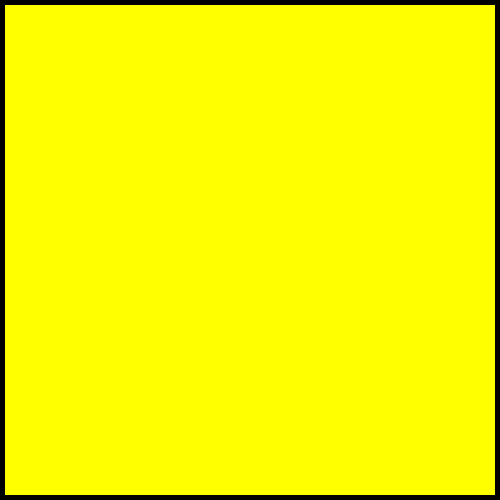
Frame 1 (no input)
Frame 60 (no input): identical to frame 1, image omitted
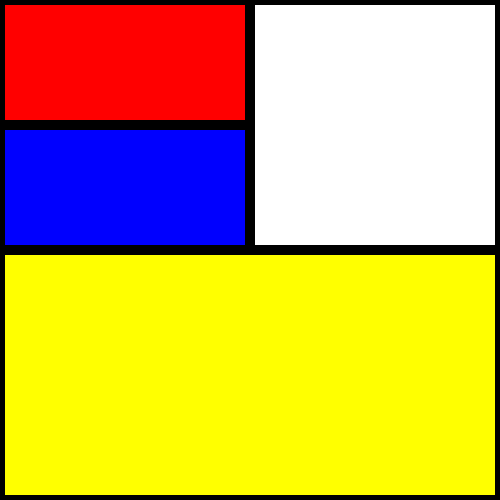
Frame 120 (the mouse pressed at the canvas centre since frame 60)

The p5.js sketch that drew these frames (run headless with seeded random() and noise() and a simulated clock; from frame 60 on, the mouse is pressed at the canvas centre):

// p5.js sketch
// ── sketch.js

function setup() {
  createCanvas(500, 500);
}

function draw() {
  background(0);

  strokeWeight(10);

  fill('red');
  rect(0, 0, mouseX, mouseY/2);

  fill('blue');
  rect(0, mouseY/2, mouseX, mouseY/2);

  fill('white');
  rect(mouseX, 0, width-mouseX, mouseY);

  fill('yellow');
  rect(0, mouseY, width, height-mouseY);
  
}
